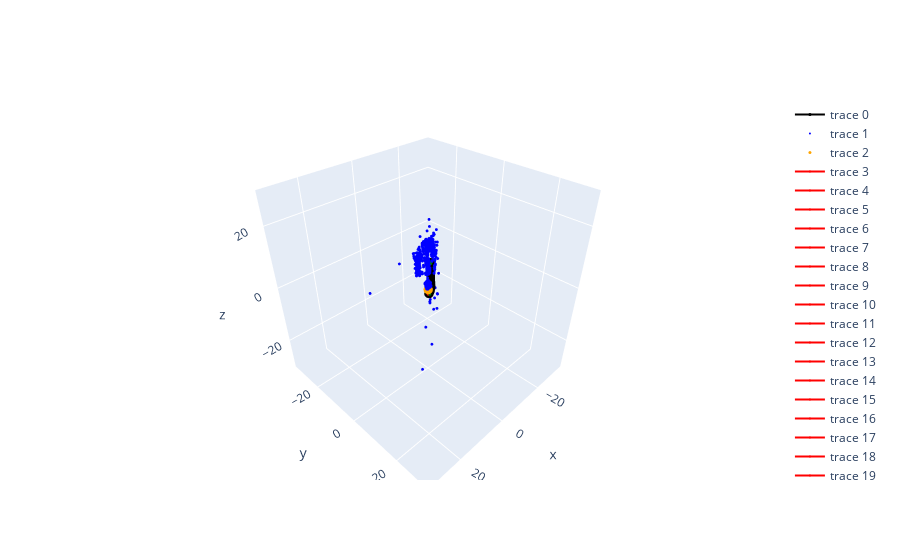

Notebook source saved alongside this figure:
### Code cell
fig = tools.plot_data(camera_poses, landmarks_3d, marker_points, window=20, arrows_length=0.3)

### Figure 1 — Plotly figure (JSON) as saved in the notebook; plotly's stock layout.template omitted (floating-point values rounded to 4 significant figures; data arrays with more than 128 entries replaced by an {"elided": "..."} marker saying what was removed)
{"data": [{"line": {"color": "black", "width": 2}, "marker": {"size": 3}, "text": [0, 1, 2, 3, 4, 5, 6, 7, 8, 9, 10, 11, 12, 13, 14, 15, 16, 17, 18, 19, 20, 21, 22, 23, 24, 25, 26, 27, 28, 29, 30, 31, 32], "type": "scatter3d", "x": [-0.3197, -0.3078, -0.3081, -0.3328, -0.4597, -0.6472, -0.8351, -1.124, -1.361, -1.511, -1.649, -1.774, -1.882, -1.954, -2.023, -2.053, -2.115, -2.169, -2.227, -2.291, -2.333, -2.378, -2.402, -2.421, -2.451, -2.476, -2.521, -2.568, -2.635, -2.674, -2.72, -2.717, -2.721], "y": [0.1594, 0.1223, -0.04248, -0.1486, -0.1483, -0.1652, -0.2051, -0.2538, -0.3132, -0.376, -0.4309, -0.4864, -0.5493, -0.6599, -0.7551, -0.8859, -0.9583, -1.023, -1.085, -1.142, -1.209, -1.28, -1.321, -1.374, -1.417, -1.465, -1.525, -1.564, -1.617, -1.669, -1.742, -1.794, -1.866], "z": [-1.543, -1.542, -1.58, -1.63, -1.687, -1.639, -1.596, -1.399, -1.167, -0.8369, -0.5083, -0.1454, 0.2343, 0.7781, 1.341, 2.035, 2.456, 2.83, 3.241, 3.515, 3.859, 4.164, 4.452, 4.699, 4.944, 5.222, 5.461, 5.79, 6.095, 6.46, 6.764, 7.125, 7.471]}, {"marker": {"color": "blue", "size": 1}, "mode": "markers", "type": "scatter3d", "x": {"elided": "2081 float values"}, "y": {"elided": "2081 float values"}, "z": {"elided": "2081 float values"}}, {"marker": {"color": "orange", "size": 3}, "mode": "markers", "type": "scatter3d", "x": [-0.072, 0.072, 0.072, -0.072], "y": [-0.072, -0.072, 0.072, 0.072], "z": [0, 0, 0, 0]}, {"line": {"color": "red", "width": 2}, "marker": {"size": 1}, "type": "scatter3d", "x": [-0.3197, -0.01996], "y": [0.1594, 0.1472], "z": [-1.543, -1.538]}, {"line": {"color": "red", "width": 2}, "marker": {"size": 1}, "type": "scatter3d", "x": [-0.3078, -0.008117], "y": [0.1223, 0.1101], "z": [-1.542, -1.536]}, {"line": {"color": "red", "width": 2}, "marker": {"size": 1}, "type": "scatter3d", "x": [-0.3081, -0.00846], "y": [-0.04248, -0.05474], "z": [-1.58, -1.573]}, {"line": {"color": "red", "width": 2}, "marker": {"size": 1}, "type": "scatter3d", "x": [-0.3328, -0.03324], "y": [-0.1486, -0.1609], "z": [-1.63, -1.619]}, {"line": {"color": "red", "width": 2}, "marker": {"size": 1}, "type": "scatter3d", "x": [-0.4597, -0.1601], "y": [-0.1483, -0.1606], "z": [-1.687, -1.676]}, {"line": {"color": "red", "width": 2}, "marker": {"size": 1}, "type": "scatter3d", "x": [-0.6472, -0.3475], "y": [-0.1652, -0.1769], "z": [-1.639, -1.631]}, {"line": {"color": "red", "width": 2}, "marker": {"size": 1}, "type": "scatter3d", "x": [-0.8351, -0.5353], "y": [-0.2051, -0.2159], "z": [-1.596, -1.593]}, {"line": {"color": "red", "width": 2}, "marker": {"size": 1}, "type": "scatter3d", "x": [-1.124, -0.8246], "y": [-0.2538, -0.264], "z": [-1.399, -1.401]}, {"line": {"color": "red", "width": 2}, "marker": {"size": 1}, "type": "scatter3d", "x": [-1.361, -1.062], "y": [-0.3132, -0.3211], "z": [-1.167, -1.186]}, {"line": {"color": "red", "width": 2}, "marker": {"size": 1}, "type": "scatter3d", "x": [-1.511, -1.215], "y": [-0.376, -0.3791], "z": [-0.8369, -0.8824]}, {"line": {"color": "red", "width": 2}, "marker": {"size": 1}, "type": "scatter3d", "x": [-1.649, -1.358], "y": [-0.4309, -0.4301], "z": [-0.5083, -0.5782]}, {"line": {"color": "red", "width": 2}, "marker": {"size": 1}, "type": "scatter3d", "x": [-1.774, -1.488], "y": [-0.4864, -0.4819], "z": [-0.1454, -0.2372]}, {"line": {"color": "red", "width": 2}, "marker": {"size": 1}, "type": "scatter3d", "x": [-1.882, -1.602], "y": [-0.5493, -0.542], "z": [0.2343, 0.1271]}, {"line": {"color": "red", "width": 2}, "marker": {"size": 1}, "type": "scatter3d", "x": [-1.954, -1.678], "y": [-0.6599, -0.6503], "z": [0.7781, 0.6604]}, {"line": {"color": "red", "width": 2}, "marker": {"size": 1}, "type": "scatter3d", "x": [-2.023, -1.748], "y": [-0.7551, -0.7447], "z": [1.341, 1.221]}, {"line": {"color": "red", "width": 2}, "marker": {"size": 1}, "type": "scatter3d", "x": [-2.053, -1.779], "y": [-0.8859, -0.8755], "z": [2.035, 1.914]}, {"line": {"color": "red", "width": 2}, "marker": {"size": 1}, "type": "scatter3d", "x": [-2.115, -1.841], "y": [-0.9583, -0.9476], "z": [2.456, 2.335]}, {"line": {"color": "red", "width": 2}, "marker": {"size": 1}, "type": "scatter3d", "x": [-2.169, -1.901], "y": [-1.023, -1.01], "z": [2.83, 2.696]}, {"line": {"color": "red", "width": 2}, "marker": {"size": 1}, "type": "scatter3d", "x": [-2.227, -1.965], "y": [-1.085, -1.071], "z": [3.241, 3.096]}, {"line": {"color": "red", "width": 2}, "marker": {"size": 1}, "type": "scatter3d", "x": [-2.291, -2.036], "y": [-1.142, -1.126], "z": [3.515, 3.359]}, {"line": {"color": "red", "width": 2}, "marker": {"size": 1}, "type": "scatter3d", "x": [-2.333, -2.086], "y": [-1.209, -1.19], "z": [3.859, 3.689]}, {"line": {"color": "red", "width": 2}, "marker": {"size": 1}, "type": "scatter3d", "x": [-2.378, -2.142], "y": [-1.28, -1.259], "z": [4.164, 3.981]}, {"line": {"color": "red", "width": 2}, "marker": {"size": 1}, "type": "scatter3d", "x": [-2.402, -2.175], "y": [-1.321, -1.298], "z": [4.452, 4.256]}, {"line": {"color": "red", "width": 2}, "marker": {"size": 1}, "type": "scatter3d", "x": [-2.421, -2.205], "y": [-1.374, -1.349], "z": [4.699, 4.492]}, {"line": {"color": "red", "width": 2}, "marker": {"size": 1}, "type": "scatter3d", "x": [-2.451, -2.246], "y": [-1.417, -1.389], "z": [4.944, 4.727]}, {"line": {"color": "red", "width": 2}, "marker": {"size": 1}, "type": "scatter3d", "x": [-2.476, -2.282], "y": [-1.465, -1.435], "z": [5.222, 4.995]}, {"line": {"color": "red", "width": 2}, "marker": {"size": 1}, "type": "scatter3d", "x": [-2.521, -2.34], "y": [-1.525, -1.493], "z": [5.461, 5.224]}, {"line": {"color": "red", "width": 2}, "marker": {"size": 1}, "type": "scatter3d", "x": [-2.568, -2.404], "y": [-1.564, -1.53], "z": [5.79, 5.541]}, {"line": {"color": "red", "width": 2}, "marker": {"size": 1}, "type": "scatter3d", "x": [-2.635, -2.486], "y": [-1.617, -1.581], "z": [6.095, 5.838]}, {"line": {"color": "red", "width": 2}, "marker": {"size": 1}, "type": "scatter3d", "x": [-2.674, -2.54], "y": [-1.669, -1.631], "z": [6.46, 6.194]}, {"line": {"color": "red", "width": 2}, "marker": {"size": 1}, "type": "scatter3d", "x": [-2.72, -2.601], "y": [-1.742, -1.702], "z": [6.764, 6.491]}, {"line": {"color": "red", "width": 2}, "marker": {"size": 1}, "type": "scatter3d", "x": [-2.717, -2.616], "y": [-1.794, -1.753], "z": [7.125, 6.846]}, {"line": {"color": "red", "width": 2}, "marker": {"size": 1}, "type": "scatter3d", "x": [-2.721, -2.644], "y": [-1.866, -1.823], "z": [7.471, 7.184]}, {"line": {"color": "green", "width": 2}, "marker": {"size": 1}, "type": "scatter3d", "x": [-0.3197, -0.3079], "y": [0.1594, 0.4583], "z": [-1.543, -1.52]}, {"line": {"color": "green", "width": 2}, "marker": {"size": 1}, "type": "scatter3d", "x": [-0.3078, -0.2961], "y": [0.1223, 0.4212], "z": [-1.542, -1.52]}, {"line": {"color": "green", "width": 2}, "marker": {"size": 1}, "type": "scatter3d", "x": [-0.3081, -0.2964], "y": [-0.04248, 0.2565], "z": [-1.58, -1.558]}, {"line": {"color": "green", "width": 2}, "marker": {"size": 1}, "type": "scatter3d", "x": [-0.3328, -0.3213], "y": [-0.1486, 0.1504], "z": [-1.63, -1.608]}, {"line": {"color": "green", "width": 2}, "marker": {"size": 1}, "type": "scatter3d", "x": [-0.4597, -0.4481], "y": [-0.1483, 0.1508], "z": [-1.687, -1.667]}, {"line": {"color": "green", "width": 2}, "marker": {"size": 1}, "type": "scatter3d", "x": [-0.6472, -0.636], "y": [-0.1652, 0.1339], "z": [-1.639, -1.617]}, {"line": {"color": "green", "width": 2}, "marker": {"size": 1}, "type": "scatter3d", "x": [-0.8351, -0.8246], "y": [-0.2051, 0.09388], "z": [-1.596, -1.574]}, {"line": {"color": "green", "width": 2}, "marker": {"size": 1}, "type": "scatter3d", "x": [-1.124, -1.114], "y": [-0.2538, 0.04517], "z": [-1.399, -1.376]}, {"line": {"color": "green", "width": 2}, "marker": {"size": 1}, "type": "scatter3d", "x": [-1.361, -1.352], "y": [-0.3132, -0.01405], "z": [-1.167, -1.146]}, {"line": {"color": "green", "width": 2}, "marker": {"size": 1}, "type": "scatter3d", "x": [-1.511, -1.505], "y": [-0.376, -0.07688], "z": [-0.8369, -0.8151]}, {"line": {"color": "green", "width": 2}, "marker": {"size": 1}, "type": "scatter3d", "x": [-1.649, -1.645], "y": [-0.4309, -0.1316], "z": [-0.5083, -0.4882]}, {"line": {"color": "green", "width": 2}, "marker": {"size": 1}, "type": "scatter3d", "x": [-1.774, -1.771], "y": [-0.4864, -0.1874], "z": [-0.1454, -0.1212]}, {"line": {"color": "green", "width": 2}, "marker": {"size": 1}, "type": "scatter3d", "x": [-1.882, -1.882], "y": [-0.5493, -0.2499], "z": [0.2343, 0.2546]}, {"line": {"color": "green", "width": 2}, "marker": {"size": 1}, "type": "scatter3d", "x": [-1.954, -1.955], "y": [-0.6599, -0.3608], "z": [0.7781, 0.8006]}, {"line": {"color": "green", "width": 2}, "marker": {"size": 1}, "type": "scatter3d", "x": [-2.023, -2.024], "y": [-0.7551, -0.4559], "z": [1.341, 1.363]}, {"line": {"color": "green", "width": 2}, "marker": {"size": 1}, "type": "scatter3d", "x": [-2.053, -2.054], "y": [-0.8859, -0.587], "z": [2.035, 2.059]}, {"line": {"color": "green", "width": 2}, "marker": {"size": 1}, "type": "scatter3d", "x": [-2.115, -2.116], "y": [-0.9583, -0.6592], "z": [2.456, 2.479]}, {"line": {"color": "green", "width": 2}, "marker": {"size": 1}, "type": "scatter3d", "x": [-2.169, -2.174], "y": [-1.023, -0.7234], "z": [2.83, 2.848]}, {"line": {"color": "green", "width": 2}, "marker": {"size": 1}, "type": "scatter3d", "x": [-2.227, -2.232], "y": [-1.085, -0.7855], "z": [3.241, 3.261]}, {"line": {"color": "green", "width": 2}, "marker": {"size": 1}, "type": "scatter3d", "x": [-2.291, -2.299], "y": [-1.142, -0.8429], "z": [3.515, 3.534]}, {"line": {"color": "green", "width": 2}, "marker": {"size": 1}, "type": "scatter3d", "x": [-2.333, -2.341], "y": [-1.209, -0.91], "z": [3.859, 3.881]}, {"line": {"color": "green", "width": 2}, "marker": {"size": 1}, "type": "scatter3d", "x": [-2.378, -2.389], "y": [-1.28, -0.9808], "z": [4.164, 4.185]}, {"line": {"color": "green", "width": 2}, "marker": {"size": 1}, "type": "scatter3d", "x": [-2.402, -2.414], "y": [-1.321, -1.022], "z": [4.452, 4.473]}, {"line": {"color": "green", "width": 2}, "marker": {"size": 1}, "type": "scatter3d", "x": [-2.421, -2.434], "y": [-1.374, -1.076], "z": [4.699, 4.722]}, {"line": {"color": "green", "width": 2}, "marker": {"size": 1}, "type": "scatter3d", "x": [-2.451, -2.467], "y": [-1.417, -1.118], "z": [4.944, 4.967]}, {"line": {"color": "green", "width": 2}, "marker": {"size": 1}, "type": "scatter3d", "x": [-2.476, -2.49], "y": [-1.465, -1.167], "z": [5.222, 5.249]}, {"line": {"color": "green", "width": 2}, "marker": {"size": 1}, "type": "scatter3d", "x": [-2.521, -2.539], "y": [-1.525, -1.227], "z": [5.461, 5.487]}, {"line": {"color": "green", "width": 2}, "marker": {"size": 1}, "type": "scatter3d", "x": [-2.568, -2.587], "y": [-1.564, -1.266], "z": [5.79, 5.819]}, {"line": {"color": "green", "width": 2}, "marker": {"size": 1}, "type": "scatter3d", "x": [-2.635, -2.659], "y": [-1.617, -1.319], "z": [6.095, 6.123]}, {"line": {"color": "green", "width": 2}, "marker": {"size": 1}, "type": "scatter3d", "x": [-2.674, -2.694], "y": [-1.669, -1.371], "z": [6.46, 6.493]}, {"line": {"color": "green", "width": 2}, "marker": {"size": 1}, "type": "scatter3d", "x": [-2.72, -2.743], "y": [-1.742, -1.445], "z": [6.764, 6.797]}, {"line": {"color": "green", "width": 2}, "marker": {"size": 1}, "type": "scatter3d", "x": [-2.717, -2.74], "y": [-1.794, -1.497], "z": [7.125, 7.161]}, {"line": {"color": "green", "width": 2}, "marker": {"size": 1}, "type": "scatter3d", "x": [-2.721, -2.746], "y": [-1.866, -1.569], "z": [7.471, 7.509]}, {"line": {"color": "blue", "width": 2}, "marker": {"size": 1}, "type": "scatter3d", "x": [-0.3197, -0.3255], "y": [0.1594, 0.1359], "z": [-1.543, -1.244]}, {"line": {"color": "blue", "width": 2}, "marker": {"size": 1}, "type": "scatter3d", "x": [-0.3078, -0.3146], "y": [0.1223, 0.1006], "z": [-1.542, -1.243]}, {"line": {"color": "blue", "width": 2}, "marker": {"size": 1}, "type": "scatter3d", "x": [-0.3081, -0.3157], "y": [-0.04248, -0.06407], "z": [-1.58, -1.281]}, {"line": {"color": "blue", "width": 2}, "marker": {"size": 1}, "type": "scatter3d", "x": [-0.3328, -0.344], "y": [-0.1486, -0.1696], "z": [-1.63, -1.331]}, {"line": {"color": "blue", "width": 2}, "marker": {"size": 1}, "type": "scatter3d", "x": [-0.4597, -0.4717], "y": [-0.1483, -0.1677], "z": [-1.687, -1.388]}, {"line": {"color": "blue", "width": 2}, "marker": {"size": 1}, "type": "scatter3d", "x": [-0.6472, -0.6557], "y": [-0.1652, -0.1863], "z": [-1.639, -1.34]}, {"line": {"color": "blue", "width": 2}, "marker": {"size": 1}, "type": "scatter3d", "x": [-0.8351, -0.8385], "y": [-0.2051, -0.227], "z": [-1.596, -1.297]}, {"line": {"color": "blue", "width": 2}, "marker": {"size": 1}, "type": "scatter3d", "x": [-1.124, -1.123], "y": [-0.2538, -0.2766], "z": [-1.399, -1.1]}, {"line": {"color": "blue", "width": 2}, "marker": {"size": 1}, "type": "scatter3d", "x": [-1.361, -1.343], "y": [-0.3132, -0.3341], "z": [-1.167, -0.8681]}, {"line": {"color": "blue", "width": 2}, "marker": {"size": 1}, "type": "scatter3d", "x": [-1.511, -1.466], "y": [-0.376, -0.3985], "z": [-0.8369, -0.5412]}, {"line": {"color": "blue", "width": 2}, "marker": {"size": 1}, "type": "scatter3d", "x": [-1.649, -1.58], "y": [-0.4309, -0.4514], "z": [-0.5083, -0.2173]}, {"line": {"color": "blue", "width": 2}, "marker": {"size": 1}, "type": "scatter3d", "x": [-1.774, -1.682], "y": [-0.4864, -0.5104], "z": [-0.1454, 0.1392]}, {"line": {"color": "blue", "width": 2}, "marker": {"size": 1}, "type": "scatter3d", "x": [-1.882, -1.774], "y": [-0.5493, -0.5682], "z": [0.2343, 0.5138]}, {"line": {"color": "blue", "width": 2}, "marker": {"size": 1}, "type": "scatter3d", "x": [-1.954, -1.836], "y": [-0.6599, -0.6804], "z": [0.7781, 1.053]}, {"line": {"color": "blue", "width": 2}, "marker": {"size": 1}, "type": "scatter3d", "x": [-2.023, -1.902], "y": [-0.7551, -0.7746], "z": [1.341, 1.615]}, {"line": {"color": "blue", "width": 2}, "marker": {"size": 1}, "type": "scatter3d", "x": [-2.053, -1.932], "y": [-0.8859, -0.9082], "z": [2.035, 2.308]}, {"line": {"color": "blue", "width": 2}, "marker": {"size": 1}, "type": "scatter3d", "x": [-2.115, -1.993], "y": [-0.9583, -0.9788], "z": [2.456, 2.729]}, {"line": {"color": "blue", "width": 2}, "marker": {"size": 1}, "type": "scatter3d", "x": [-2.169, -2.035], "y": [-1.023, -1.037], "z": [2.83, 3.098]}, {"line": {"color": "blue", "width": 2}, "marker": {"size": 1}, "type": "scatter3d", "x": [-2.227, -2.081], "y": [-1.085, -1.1], "z": [3.241, 3.503]}, {"line": {"color": "blue", "width": 2}, "marker": {"size": 1}, "type": "scatter3d", "x": [-2.291, -2.134], "y": [-1.142, -1.154], "z": [3.515, 3.771]}, {"line": {"color": "blue", "width": 2}, "marker": {"size": 1}, "type": "scatter3d", "x": [-2.333, -2.162], "y": [-1.209, -1.223], "z": [3.859, 4.105]}, {"line": {"color": "blue", "width": 2}, "marker": {"size": 1}, "type": "scatter3d", "x": [-2.378, -2.194], "y": [-1.28, -1.29], "z": [4.164, 4.401]}, {"line": {"color": "blue", "width": 2}, "marker": {"size": 1}, "type": "scatter3d", "x": [-2.402, -2.206], "y": [-1.321, -1.329], "z": [4.452, 4.678]}, {"line": {"color": "blue", "width": 2}, "marker": {"size": 1}, "type": "scatter3d", "x": [-2.421, -2.213], "y": [-1.374, -1.382], "z": [4.699, 4.915]}, {"line": {"color": "blue", "width": 2}, "marker": {"size": 1}, "type": "scatter3d", "x": [-2.451, -2.233], "y": [-1.417, -1.421], "z": [4.944, 5.15]}, {"line": {"color": "blue", "width": 2}, "marker": {"size": 1}, "type": "scatter3d", "x": [-2.476, -2.246], "y": [-1.465, -1.472], "z": [5.222, 5.416]}, {"line": {"color": "blue", "width": 2}, "marker": {"size": 1}, "type": "scatter3d", "x": [-2.521, -2.282], "y": [-1.525, -1.526], "z": [5.461, 5.643]}, {"line": {"color": "blue", "width": 2}, "marker": {"size": 1}, "type": "scatter3d", "x": [-2.568, -2.318], "y": [-1.564, -1.564], "z": [5.79, 5.956]}, {"line": {"color": "blue", "width": 2}, "marker": {"size": 1}, "type": "scatter3d", "x": [-2.635, -2.376], "y": [-1.617, -1.611], "z": [6.095, 6.246]}, {"line": {"color": "blue", "width": 2}, "marker": {"size": 1}, "type": "scatter3d", "x": [-2.674, -2.406], "y": [-1.669, -1.666], "z": [6.46, 6.595]}, {"line": {"color": "blue", "width": 2}, "marker": {"size": 1}, "type": "scatter3d", "x": [-2.72, -2.445], "y": [-1.742, -1.733], "z": [6.764, 6.885]}, {"line": {"color": "blue", "width": 2}, "marker": {"size": 1}, "type": "scatter3d", "x": [-2.717, -2.435], "y": [-1.794, -1.784], "z": [7.125, 7.228]}, {"line": {"color": "blue", "width": 2}, "marker": {"size": 1}, "type": "scatter3d", "x": [-2.721, -2.432], "y": [-1.866, -1.852], "z": [7.471, 7.551]}], "layout": {"scene": {"aspectmode": "manual", "aspectratio": {"x": 1, "y": 1, "z": 1}, "xaxis": {"nticks": 4, "range": [-34.62, 33.49]}, "yaxis": {"nticks": 4, "range": [-33.86, 32.7]}, "zaxis": {"nticks": 4, "range": [-31.39, 30.1]}}}}
